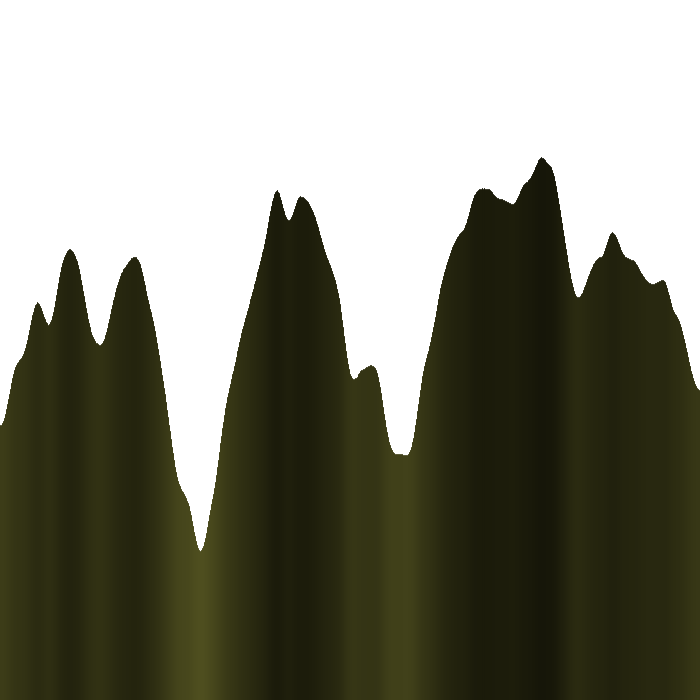
Frame 1 (no input)
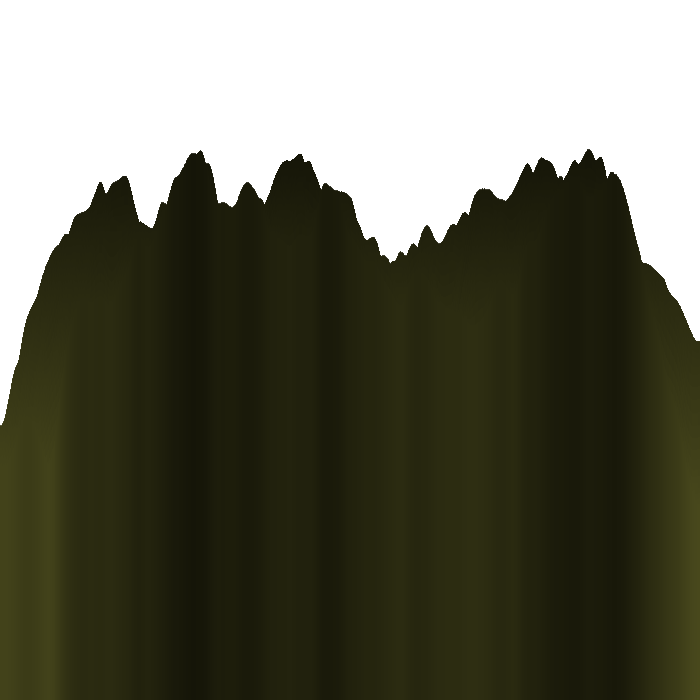
Frame 60 (the mouse pressed at the canvas centre just before this capture)
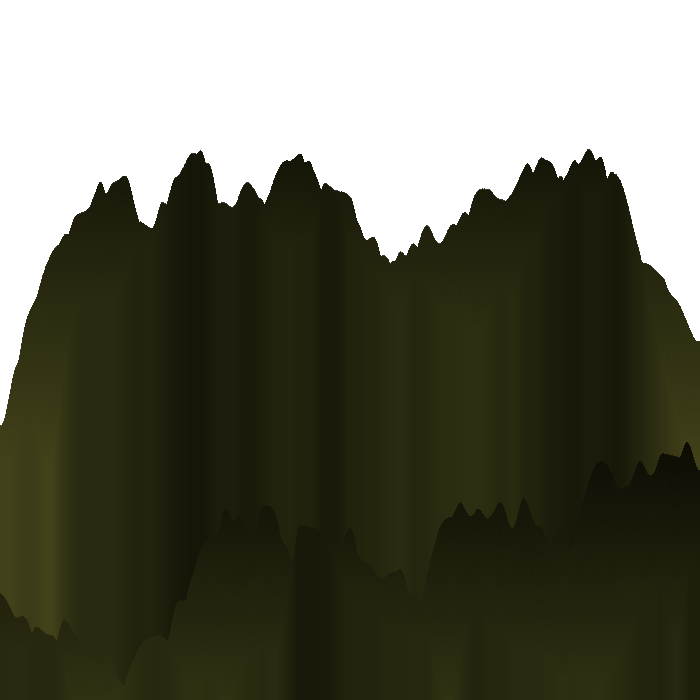
Frame 120 (the mouse held since frame 60 and released just before this capture)

The Processing sketch that drew these frames (run headless with seeded random() and noise(); from frame 60 on, the mouse is pressed at the canvas centre):

// Processing sketch: processing_156778
// ── processing_156778.pde

//3d cube for infinite space
//used to map noise to create texture
float noiseVal;
float scale = 0.01;


void setup(){
  size(700,700);
  background(255);
  
}

void draw(){
  //noise(x,y);
//defining noise val here makes it different for each

for(int x=0; x<width; x++){
  noiseVal = noise((mouseX+x)*scale, frameCount*.02);
    
     stroke(noiseVal*100, noiseVal*100, noiseVal*40);
   line(x, mouseY+noiseVal*700, x, height);
 }
  
}
